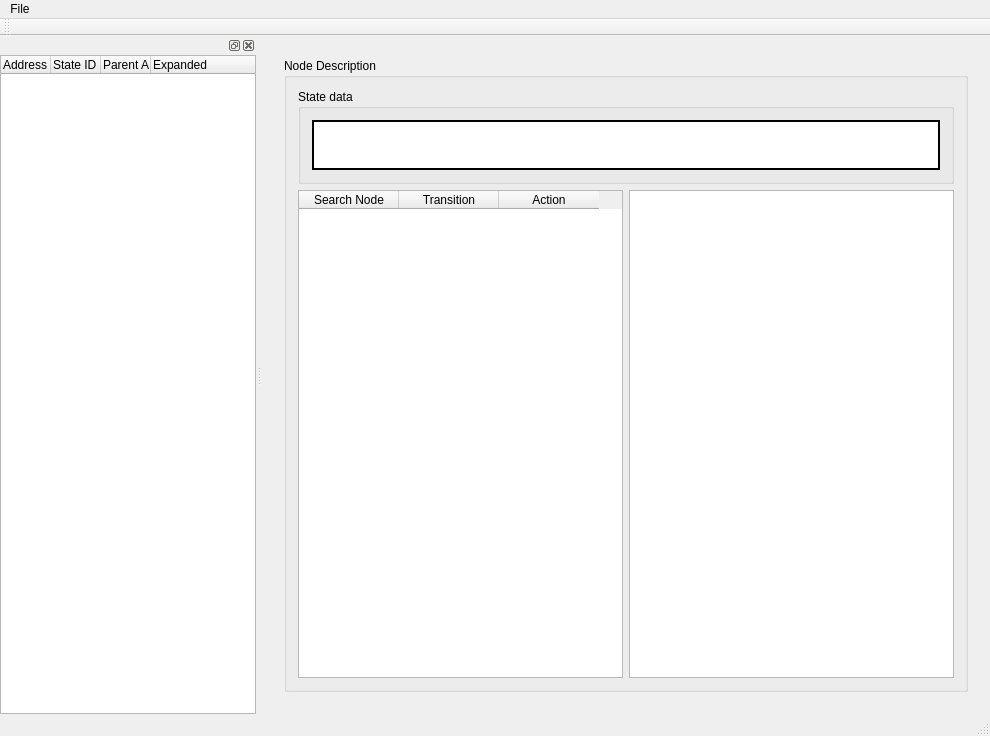
<?xml version="1.0" encoding="UTF-8"?>
<ui version="4.0">
 <class>UltraDebuggerClass</class>
 <widget class="QMainWindow" name="UltraDebuggerClass">
  <property name="geometry">
   <rect>
    <x>0</x>
    <y>0</y>
    <width>990</width>
    <height>736</height>
   </rect>
  </property>
  <property name="windowTitle">
   <string>UltraDebugger</string>
  </property>
  <widget class="QWidget" name="centralWidget">
   <layout class="QGridLayout" name="gridLayout">
    <item row="0" column="0" colspan="2">
     <widget class="QWidget" name="wdgNodeInfo" native="true">
      <layout class="QHBoxLayout" name="horizontalLayout">
       <item>
        <widget class="QGroupBox" name="groupBox">
         <property name="title">
          <string>Node Description</string>
         </property>
         <layout class="QGridLayout" name="gridLayout_2">
          <item row="1" column="1">
           <widget class="QListWidget" name="listState"/>
          </item>
          <item row="1" column="0">
           <widget class="QTableWidget" name="tableActions">
            <column>
             <property name="text">
              <string>Search Node</string>
             </property>
            </column>
            <column>
             <property name="text">
              <string>Transition</string>
             </property>
            </column>
            <column>
             <property name="text">
              <string>Action</string>
             </property>
            </column>
           </widget>
          </item>
          <item row="0" column="0" colspan="2">
           <widget class="QGroupBox" name="groupBox_2">
            <property name="title">
             <string>State data</string>
            </property>
            <layout class="QVBoxLayout" name="verticalLayout_2">
             <item>
              <widget class="QTextBrowser" name="edStateData">
               <property name="sizePolicy">
                <sizepolicy hsizetype="Expanding" vsizetype="Minimum">
                 <horstretch>0</horstretch>
                 <verstretch>0</verstretch>
                </sizepolicy>
               </property>
               <property name="minimumSize">
                <size>
                 <width>0</width>
                 <height>40</height>
                </size>
               </property>
               <property name="maximumSize">
                <size>
                 <width>16777215</width>
                 <height>50</height>
                </size>
               </property>
               <property name="frameShape">
                <enum>QFrame::WinPanel</enum>
               </property>
               <property name="frameShadow">
                <enum>QFrame::Plain</enum>
               </property>
               <property name="verticalScrollBarPolicy">
                <enum>Qt::ScrollBarAlwaysOff</enum>
               </property>
               <property name="horizontalScrollBarPolicy">
                <enum>Qt::ScrollBarAsNeeded</enum>
               </property>
               <property name="openLinks">
                <bool>false</bool>
               </property>
              </widget>
             </item>
            </layout>
           </widget>
          </item>
         </layout>
        </widget>
       </item>
      </layout>
     </widget>
    </item>
   </layout>
  </widget>
  <widget class="QMenuBar" name="menuBar">
   <property name="geometry">
    <rect>
     <x>0</x>
     <y>0</y>
     <width>990</width>
     <height>18</height>
    </rect>
   </property>
   <widget class="QMenu" name="menuFile">
    <property name="title">
     <string>File</string>
    </property>
    <addaction name="actionOpenDump"/>
    <addaction name="separator"/>
    <addaction name="actionExit"/>
   </widget>
   <addaction name="menuFile"/>
  </widget>
  <widget class="QToolBar" name="mainToolBar">
   <attribute name="toolBarArea">
    <enum>TopToolBarArea</enum>
   </attribute>
   <attribute name="toolBarBreak">
    <bool>false</bool>
   </attribute>
  </widget>
  <widget class="QStatusBar" name="statusBar"/>
  <widget class="QDockWidget" name="dockWidget">
   <attribute name="dockWidgetArea">
    <number>1</number>
   </attribute>
   <widget class="QWidget" name="dockWidgetContents">
    <layout class="QVBoxLayout" name="verticalLayout">
     <property name="leftMargin">
      <number>0</number>
     </property>
     <property name="topMargin">
      <number>0</number>
     </property>
     <property name="rightMargin">
      <number>0</number>
     </property>
     <property name="bottomMargin">
      <number>0</number>
     </property>
     <item>
      <widget class="QTreeWidget" name="treeData">
       <property name="uniformRowHeights">
        <bool>true</bool>
       </property>
       <attribute name="headerDefaultSectionSize">
        <number>50</number>
       </attribute>
       <column>
        <property name="text">
         <string notr="true">Address</string>
        </property>
       </column>
       <column>
        <property name="text">
         <string>State ID</string>
        </property>
       </column>
       <column>
        <property name="text">
         <string>Parent Address</string>
        </property>
       </column>
       <column>
        <property name="text">
         <string>Expanded</string>
        </property>
       </column>
      </widget>
     </item>
    </layout>
   </widget>
  </widget>
  <action name="actionOpenDump">
   <property name="text">
    <string>Open dump...</string>
   </property>
   <property name="shortcut">
    <string>Ctrl+O</string>
   </property>
  </action>
  <action name="actionExit">
   <property name="text">
    <string>Exit</string>
   </property>
  </action>
 </widget>
 <layoutdefault spacing="6" margin="11"/>
 <resources>
  <include location="UltraDebugger.qrc"/>
 </resources>
 <connections/>
</ui>
